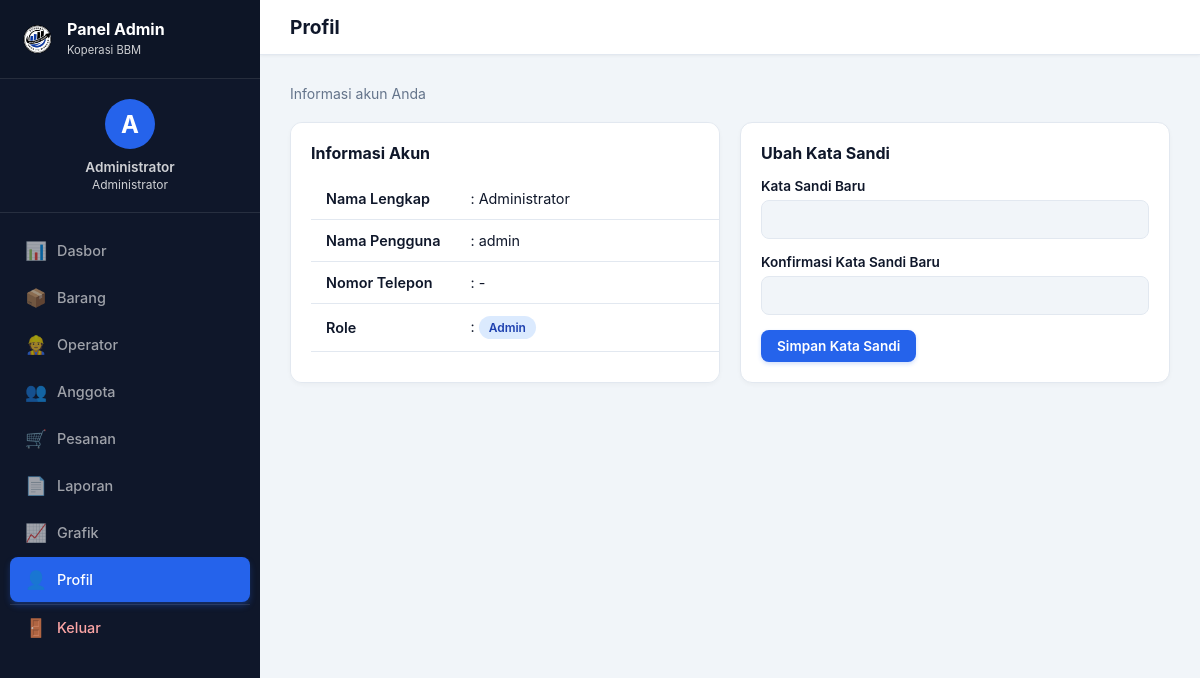
/koperasibbm/admin/profil.php (signed in), run on the app's committed database.
### tables this page shows
CREATE TABLE `users` (
  `id_user` int NOT NULL,
  `nama_lengkap` varchar(100) NOT NULL,
  `username` varchar(50) NOT NULL,
  `password` varchar(255) NOT NULL,
  `no_telepon` varchar(20) DEFAULT NULL,
  `role` enum('admin','operator','user') NOT NULL DEFAULT 'user',
  `jenis_anggota` enum('Murid','Guru','Internal Sekolah') DEFAULT NULL,
  `nis` varchar(20) DEFAULT NULL,
  `nip` varchar(20) DEFAULT NULL,
  `bagian_internal` enum('kantin','satpam','staf sekolah') DEFAULT NULL,
  `created_at` timestamp NULL DEFAULT CURRENT_TIMESTAMP
);

### koperasibbm/config/database.php (called while the page is built, shortened)
<?php
function base_url() {
    return "http://localhost/koperasibbm";
}
?>

### koperasibbm/admin/profil.php (the view, shortened to what this page needs)
<?php
require_once __DIR__ . '/../config/database.php';
 $user_id = $_SESSION['id_user'];
 $u = mysqli_fetch_assoc(mysqli_query($conn, "SELECT * FROM users WHERE id_user=$user_id"));
?>
<!DOCTYPE html>
<html lang="id">
<head><meta charset="UTF-8"><meta name="viewport" content="width=device-width, initial-scale=1.0"><title>Profil Admin</title><link rel="stylesheet" href="<?php echo base_url(); ?>/assets/css/style.css"></head>
<body>
<div class="admin-container">
    <?php include __DIR__ . '/../includes/admin_sidebar.php'; ?>
    <div class="main-panel">
        <div class="topbar"><h2>Profil</h2></div>
        <div class="content-wrapper">
            <p style="margin-bottom:20px; color:var(--text-gray);">Informasi akun Anda</p>
            <div style="display:grid; grid-template-columns: 1fr 1fr; gap:20px;">
                <div class="card" style="margin:0;">
                    <h3 style="margin-bottom:15px;">Informasi Akun</h3>
                    <table>
                        <tr><td style="width:130px; font-weight:600;">Nama Lengkap</td><td>: <?php echo htmlspecialchars($u['nama_lengkap'] ?? ''); ?></td></tr>
                        <tr><td style="font-weight:600;">Nama Pengguna</td><td>: <?php echo htmlspecialchars($u['username'] ?? ''); ?></td></tr>
                        <tr><td style="font-weight:600;">Nomor Telepon</td><td>: <?php echo htmlspecialchars($u['no_telepon'] ?? '-'); ?></td></tr>
                        <tr><td style="font-weight:600;">Role</td><td>: <span class="badge badge-info">Admin</span></td></tr>
                    </table>
                </div>
                <div class="card" style="margin:0;">
                    <h3 style="margin-bottom:15px;">Ubah Kata Sandi</h3>
                    <form method="POST">
                        <div class="form-group">
                            <label>Kata Sandi Baru</label>
                            <input type="password" name="password" required>
                        </div>
                        <div class="form-group">
                            <label>Konfirmasi Kata Sandi Baru</label>
                            <input type="password" name="konfirmasi_password" required>
                        </div>
                        <button type="submit" class="btn btn-primary">Simpan Kata Sandi</button>
                    </form>
                </div>
            </div>
        </div>
    </div>
</div>
</body>
</html>

### koperasibbm/assets/css/style.css (style rules this page uses)
:root { --primary: #2563eb; --primary-dark: #1e3a8a; --primary-light: #3b82f6; --bg-light: #f1f5f9; --white: #ffffff; --text-dark: #0f172a; --text-gray: #64748b; --border-color: #e2e8f0; --danger: #ef4444; --warning: #f59e0b; --success: #10b981; --sidebar-bg: #0f172a; --sidebar-hover: #1e293b; }
* { margin: 0; padding: 0; box-sizing: border-box; font-family: 'Inter', 'Segoe UI', Tahoma, Geneva, Verdana, sans-serif; }
body { background-color: var(--bg-light); color: var(--text-dark); font-size: 14px; }
.btn { padding: 8px 16px; border-radius: 8px; font-weight: 600; cursor: pointer; border: none; transition: all 0.2s; display: inline-flex; align-items: center; justify-content: center; gap: 5px; font-size: 0.85rem; }
.btn-primary { background: var(--primary); color: white; box-shadow: 0 2px 4px rgba(37, 99, 235, 0.2); }
.form-group { margin-bottom: 15px; }
.form-group label { display: block; margin-bottom: 6px; font-weight: 600; font-size: 0.85rem; color: var(--text-dark); }
.form-group input, .form-group select, .form-group textarea { width: 100%; padding: 10px 12px; border: 1px solid var(--border-color); border-radius: 8px; font-size: 0.9rem; font-family: inherit; background: var(--bg-light); transition: 0.2s; }
.admin-container { display: flex; min-height: 100vh; background: var(--bg-light); }
.main-panel { margin-left: 260px; flex-grow: 1; background: var(--bg-light); min-height: 100vh; display: flex; flex-direction: column; }
.topbar { background: white; padding: 15px 30px; display: flex; justify-content: space-between; align-items: center; box-shadow: 0 1px 3px rgba(0,0,0,0.05); border-bottom: 1px solid var(--border-color); }
.topbar h2 { font-size: 1.2rem; font-weight: 700; color: var(--text-dark); }
.content-wrapper { padding: 30px; flex: 1; }
.card { background: white; border-radius: 12px; box-shadow: 0 2px 4px rgba(0,0,0,0.03); padding: 20px; margin-bottom: 20px; border: 1px solid var(--border-color); max-width: 100%; overflow-x: auto; }
.card h3 { color: var(--text-dark); font-size: 1rem; font-weight: 700; }
table { width: 100%; border-collapse: collapse; }
.card > table, .card .table-responsive table { min-width: 720px; }
.card table th, .card table td { white-space: nowrap; vertical-align: middle; }
.card table td:last-child { white-space: normal; min-width: 150px; }
table th, table td { padding: 12px 15px; text-align: left; border-bottom: 1px solid var(--border-color); font-size: 0.9rem; }
.badge { padding: 4px 10px; border-radius: 20px; font-size: 0.75rem; font-weight: 600; display: inline-block; }
.badge-info { background: #dbeafe; color: #1e40af; }

### data on the page
users: nama_lengkap "Administrator", username "admin", no_telepon "-"

### other printed values
$_SESSION['nama_lengkap'] "Administrator"
